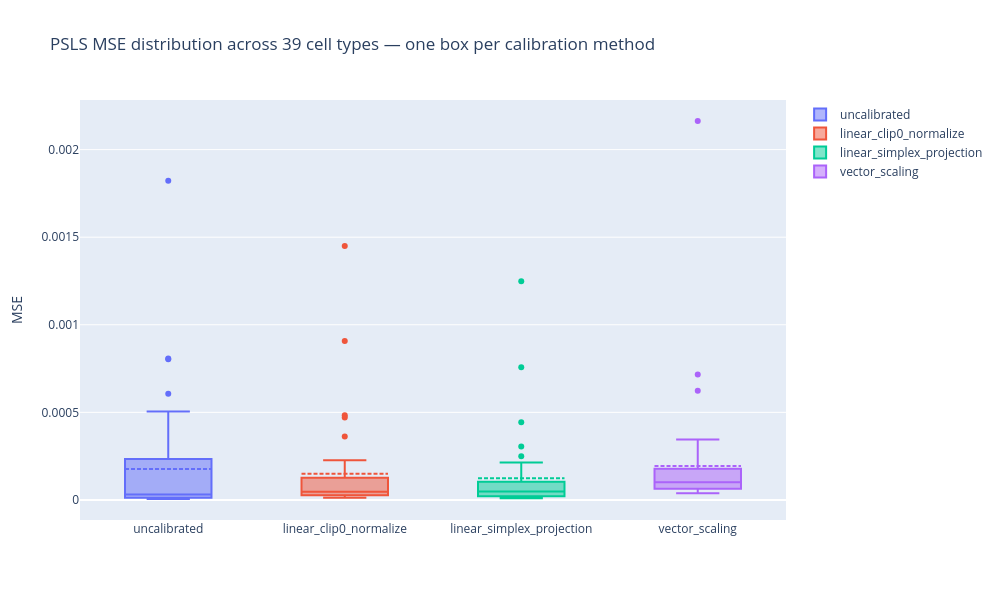

This figure's notebook cell:
### Code cell
# Boxplot of MSE per cell type: one box per calibration method
import json
import plotly.graph_objects as go
from pathlib import Path
import pandas as pd
import numpy as np

psls_mse = mse_per_ctype["psls"]

# Ensure we have labels
if 'ctype_labels' not in globals():
    labels_dict_path = Path("../App/labels_dict.json")
    with labels_dict_path.open("r", encoding="utf-8") as f:
        labels_dict = json.load(f)
    n_ctypes = len(next(iter(psls_mse.values())))
    ctype_labels = [labels_dict[str(i)] for i in range(n_ctypes)]

# Build dataframe rows=ctypes, columns=methods
mse_df = pd.DataFrame(psls_mse, index=ctype_labels)

fig = go.Figure()
for method in mse_df.columns:
    vals = mse_df[method].values
    fig.add_trace(go.Box(y=vals, name=method, boxmean=True))

fig.update_layout(
    title="PSLS MSE distribution across 39 cell types — one box per calibration method",
    yaxis_title="MSE",
    width=1000,
    height=600,
)

fig.show()

### Figure 1 — Plotly figure (JSON) as saved in the notebook; plotly's stock layout.template omitted (floating-point values rounded to 4 significant figures)
{"data": [{"boxmean": true, "name": "uncalibrated", "type": "box", "y": [0.0005043, 0.0002695, 0.0002877, 8.057e-06, 6.372e-05, 8.234e-06, 0.0002675, 3.195e-05, 0.0001181, 3.156e-05, 5.623e-06, 0.001822, 0.0002554, 0.0008038, 7.424e-06, 1.9e-05, 0.0002402, 1.757e-05, 6.388e-06, 1.718e-05, 2.072e-05, 6.148e-05, 8.733e-05, 1.862e-05, 5.012e-05, 2.676e-05, 1.56e-05, 1.154e-05, 0.0008072, 5.314e-06, 3.308e-05, 8.296e-06, 3.147e-05, 7.602e-05, 0.0002162, 1.354e-05, 9.871e-06, 0.0006065, 6.327e-06]}, {"boxmean": true, "name": "linear_clip0_normalize", "type": "box", "y": [0.0003625, 0.0002052, 0.0001872, 1.534e-05, 4.677e-05, 6.711e-05, 0.0001368, 3.266e-05, 5.261e-05, 8.334e-05, 2.31e-05, 0.00145, 0.0002229, 0.0009073, 2.651e-05, 3.963e-05, 0.0002268, 5.586e-05, 1.533e-05, 2.916e-05, 1.714e-05, 9.455e-05, 9.06e-05, 1.258e-05, 2.718e-05, 3.433e-05, 3.931e-05, 1.842e-05, 0.0004841, 1.483e-05, 5.592e-05, 1.413e-05, 3.051e-05, 9.523e-05, 9.682e-05, 2.91e-05, 1.803e-05, 0.0004699, 2.591e-05]}, {"boxmean": true, "name": "linear_simplex_projection", "type": "box", "y": [0.0002491, 0.0001058, 0.0001181, 1.267e-05, 5.53e-05, 0.0001232, 8.635e-05, 2.45e-05, 4.653e-05, 0.0001, 1.789e-05, 0.001248, 0.0001053, 0.0007568, 4.475e-05, 3.513e-05, 0.0002141, 6.049e-05, 1.066e-05, 2.505e-05, 1.053e-05, 9.885e-05, 7.298e-05, 1.222e-05, 2.407e-05, 3.786e-05, 5.631e-05, 1.755e-05, 0.0003044, 9.237e-06, 5.148e-05, 1.014e-05, 4.039e-05, 8.54e-05, 4.773e-05, 2.628e-05, 1.645e-05, 0.0004431, 2.019e-05]}, {"boxmean": true, "name": "vector_scaling", "type": "box", "y": [0.0002564, 0.000244, 0.0003445, 4.543e-05, 0.0001055, 0.0001884, 0.0002514, 7.931e-05, 8.631e-05, 0.0001335, 6.142e-05, 0.002163, 0.0001293, 0.0007162, 0.0001105, 5.769e-05, 0.0001478, 8.967e-05, 3.807e-05, 0.0001119, 3.803e-05, 9.316e-05, 7.465e-05, 3.898e-05, 6.877e-05, 7.117e-05, 0.000101, 0.0001277, 0.0001909, 4.862e-05, 6.611e-05, 4.855e-05, 0.0001313, 0.000101, 0.000194, 6.338e-05, 5.378e-05, 0.0006238, 6.654e-05]}], "layout": {"height": 600, "title": {"text": "PSLS MSE distribution across 39 cell types — one box per calibration method"}, "width": 1000, "yaxis": {"title": {"text": "MSE"}}}}
